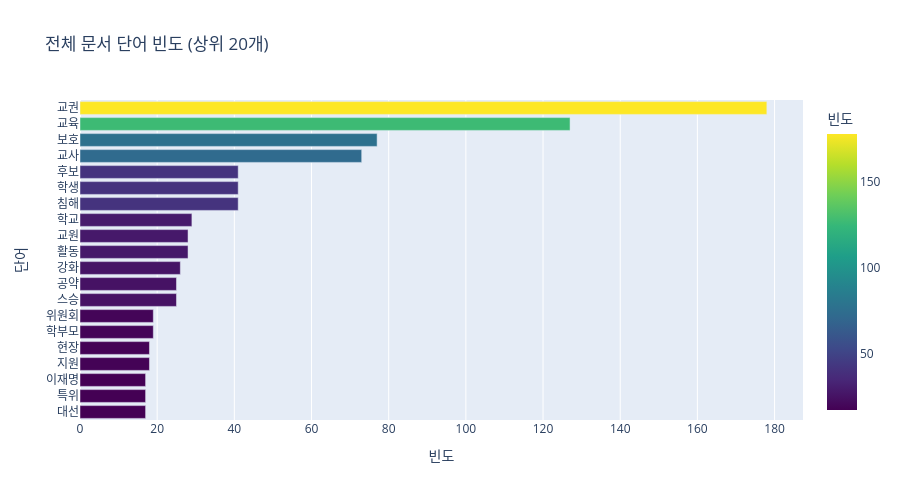

Notebook source saved alongside this figure:
### Code cell
# 단어 빈도 차트 시각화 함수
import plotly.express as px  # 인터랙티브 시각화
import pandas as pd  # 데이터 처리

def visualize_word_frequency(word_freq, title='단어 빈도 차트', top_n=20, horizontal=True):
    """
    단어 빈도를 막대 차트로 시각화하는 함수
    
    Parameters:
    ----------
    word_freq : dict
        단어와, 해당 단어의 빈도수를 가진 딕셔너리 (예: {'단어': 빈도수})
    title : str, default='단어 빈도 차트'
        그래프 제목
    top_n : int, default=20
        표시할 상위 단어 수
    horizontal : bool, default=True
        가로 막대 그래프 여부 (False면 세로 막대 그래프)
    """
    # 상위 단어 추출
    top_words = sorted(word_freq.items(), key=lambda x: x[1], reverse=True)[:top_n]  # 빈도순 정렬 후 상위 n개
    words, counts = zip(*top_words)  # 단어와 빈도 분리
    
    # 데이터프레임 생성
    df = pd.DataFrame({'단어': words, '빈도': counts})  # 단어와 빈도로 DataFrame 생성
    
    # 시각화 방향 설정
    if horizontal:  # 가로 막대 그래프인 경우
        # 가로 막대 그래프 (상위 단어가 위에 오도록)
        df = df.iloc[::-1]  # 역순으로 정렬 (상위 단어가 위에 오도록)
        fig = px.bar(df, x='빈도', y='단어',  # x축은 빈도, y축은 단어
                   title=f'{title} (상위 {top_n}개)',  # 제목 설정
                   color='빈도',  # 색상은 빈도에 따라
                   color_continuous_scale='viridis')  # 색상 스케일 설정
    else:  # 세로 막대 그래프인 경우
        # 세로 막대 그래프
        fig = px.bar(df, x='단어', y='빈도',  # x축은 단어, y축은 빈도
                   title=f'{title} (상위 {top_n}개)',  # 제목 설정
                   color='빈도',  # 색상은 빈도에 따라
                   color_continuous_scale='viridis')  # 색상 스케일 설정
    
    # 그래프 레이아웃 설정
    fig.update_layout(
        autosize=False,  # 자동 크기 조절 비활성화
        width=900,  # 너비 설정
        height=500,  # 높이 설정
        xaxis_tickangle=-45 if not horizontal else 0,  # 세로 막대 그래프일 때는 x축 레이블 45도 회전
    )
    
    # 그래프 표시
    fig.show()  # 인터랙티브 그래프 표시
    print(f"상위 {top_n}개 단어의 빈도를 시각화했습니다.")  # 결과 메시지
    
    return fig  # 생성된 그래프 객체 반환

# 사용 예시:
# 전체 명사 빈도로 차트 만들기
if 'noun_counter' in locals():  # noun_counter 변수가 존재하는 경우
    visualize_word_frequency(dict(noun_counter), title='전체 문서 단어 빈도', top_n=20)  # 상위 20개 단어 빈도 차트 생성

### Figure 1 — Plotly figure (JSON) as saved in the notebook; plotly's stock layout.template omitted (floating-point values rounded to 4 significant figures)
{"data": [{"alignmentgroup": "True", "hovertemplate": "빈도=%{marker.color}<br>단어=%{y}<extra></extra>", "legendgroup": "", "marker": {"color": [17, 17, 17, 18, 18, 19, 19, 25, 25, 26, 28, 28, 29, 41, 41, 41, 73, 77, 127, 178], "coloraxis": "coloraxis", "pattern": {"shape": ""}}, "name": "", "offsetgroup": "", "orientation": "h", "showlegend": false, "textposition": "auto", "type": "bar", "x": [17, 17, 17, 18, 18, 19, 19, 25, 25, 26, 28, 28, 29, 41, 41, 41, 73, 77, 127, 178], "xaxis": "x", "y": ["대선", "특위", "이재명", "지원", "현장", "학부모", "위원회", "스승", "공약", "강화", "활동", "교원", "학교", "침해", "학생", "후보", "교사", "보호", "교육", "교권"], "yaxis": "y"}], "layout": {"autosize": false, "barmode": "relative", "coloraxis": {"colorbar": {"title": {"text": "빈도"}}, "colorscale": [[0, "#440154"], [0.1111, "#482878"], [0.2222, "#3e4989"], [0.3333, "#31688e"], [0.4444, "#26828e"], [0.5556, "#1f9e89"], [0.6667, "#35b779"], [0.7778, "#6ece58"], [0.8889, "#b5de2b"], [1, "#fde725"]]}, "height": 500, "legend": {"tracegroupgap": 0}, "title": {"text": "전체 문서 단어 빈도 (상위 20개)"}, "width": 900, "xaxis": {"anchor": "y", "domain": [0, 1], "tickangle": 0, "title": {"text": "빈도"}}, "yaxis": {"anchor": "x", "domain": [0, 1], "title": {"text": "단어"}}}}
